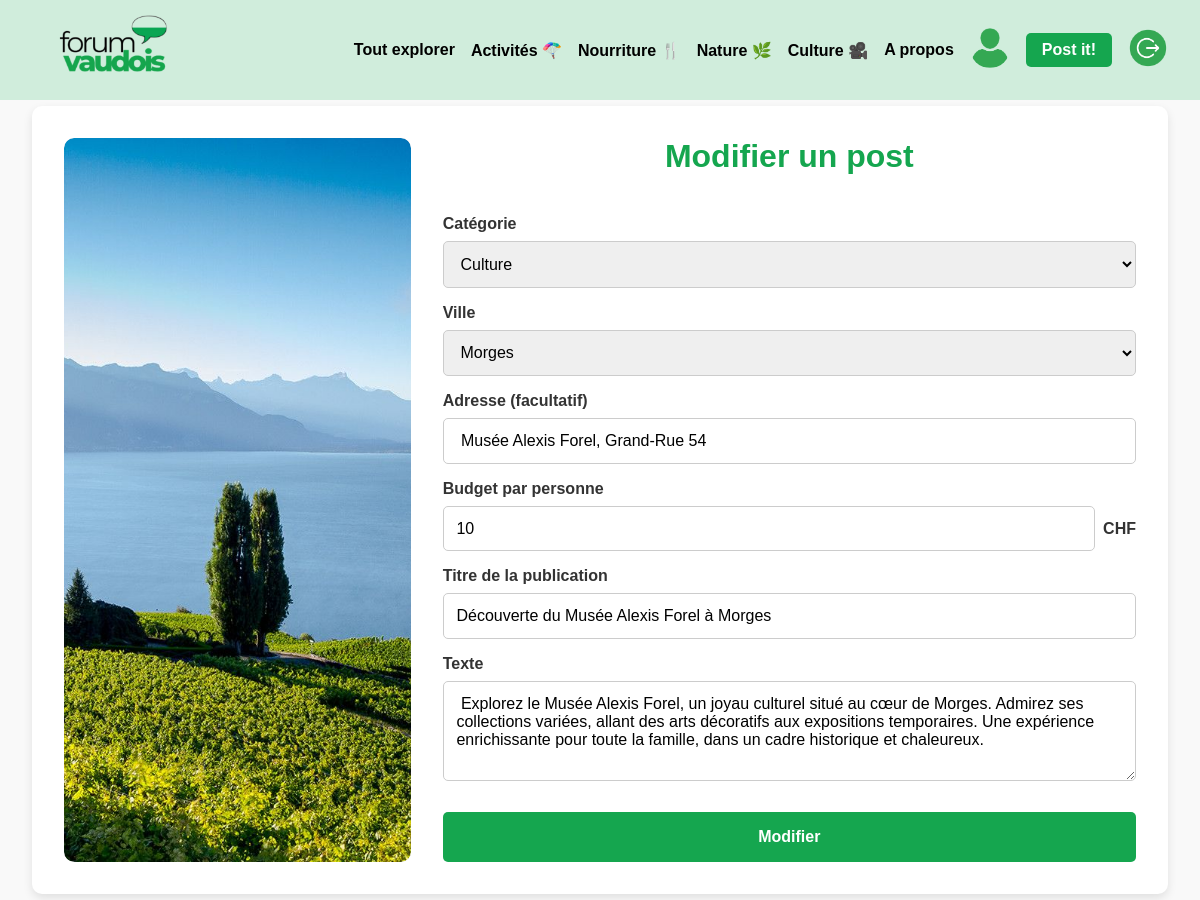
The app's page /pages/updatePost.php?id_post=18 (signed in), older data.
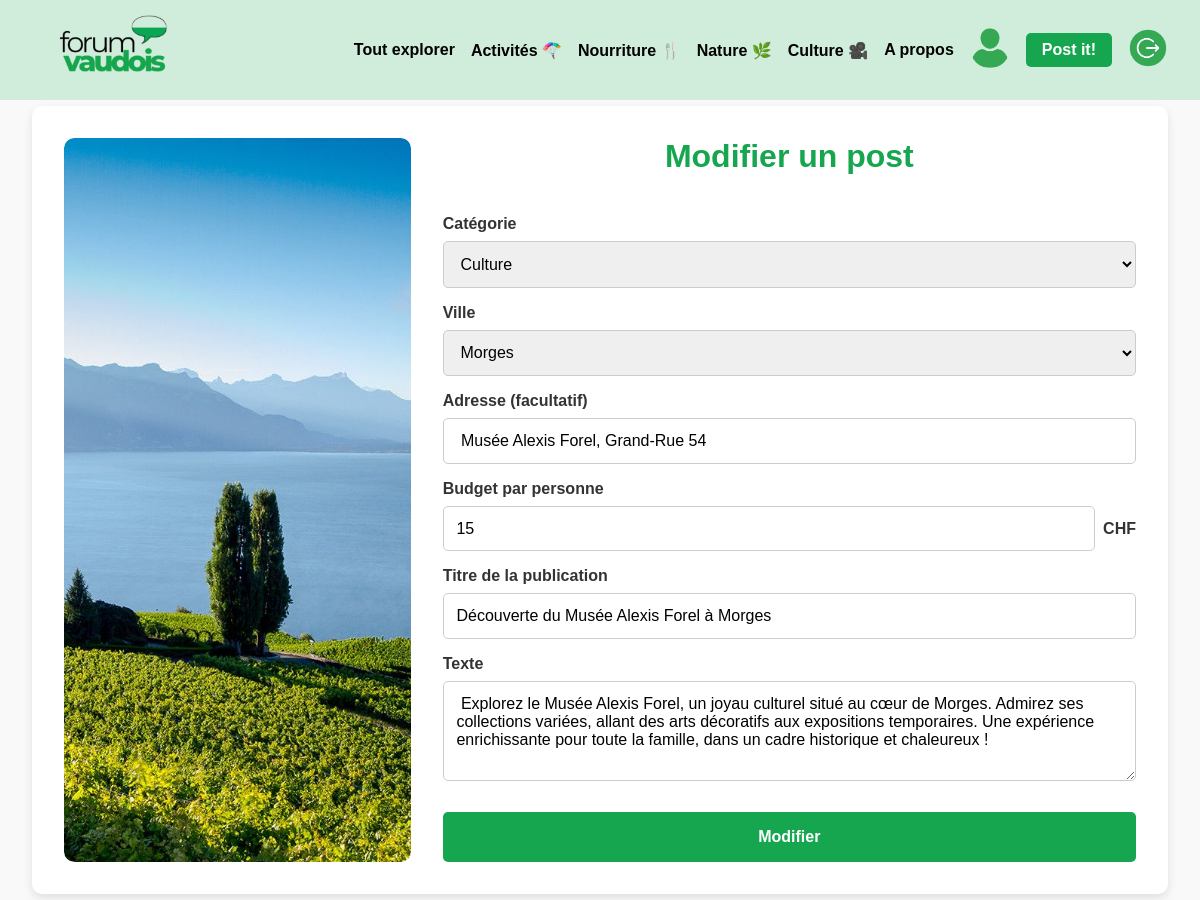
The same page, newer data.
### tables this page shows
CREATE TABLE Post (
    id INTEGER PRIMARY KEY AUTOINCREMENT,
    id_user INTEGER NOT NULL,
    id_city INTEGER NOT NULL,
    id_category INTEGER NOT NULL,
    title TEXT NOT NULL,
    text TEXT NOT NULL,
    budget REAL,
    address TEXT,
    created_at DATETIME DEFAULT CURRENT_TIMESTAMP,
    last_update DATETIME DEFAULT CURRENT_TIMESTAMP,
    FOREIGN KEY (id_user) REFERENCES User(id) ON DELETE CASCADE,
    FOREIGN KEY (id_city) REFERENCES City(id),
    FOREIGN KEY (id_category) REFERENCES Category(id)
);

### src/CRUDManager/DbManagerCRUD.php (called while the page is built, shortened)
<?php
class DbManagerCRUD implements I_ApiCRUD
{
    private $db;
    public function __construct()
    {
        $config = parse_ini_file(__DIR__ . '/../../config/db.ini');
        $basePath = dirname(__DIR__, 2);
        $dsn = str_replace('%BASE_PATH%', $basePath, $config['dsn']);
        $username = $config['username'];
        $password = $config['password'];
        $this->db = new \PDO($dsn, $username, $password);
    }
    public function getPostById(int $id): ?Post
    {
        $sql = "SELECT * FROM Post WHERE id = :id";
        $stmt = $this->db->prepare($sql);
        $stmt->bindParam('id', $id, \PDO::PARAM_INT);
        $stmt->execute();
        $postData = $stmt->fetchAll(\PDO::FETCH_ASSOC);
        $post = null;
        if ($postData) {
            $post = new Post(
                $postData[0]['title'],
                $postData[0]['text'],
                $postData[0]['budget'],
                $postData[0]['id_user'],
                $postData[0]['id_city'],
                $postData[0]['id_category'],
                new DateTime($postData[0]['created_at']),
                new DateTime($postData[0]['last_update']),
                $postData[0]['id'],
                $postData[0]['address']
            );
        }
        return $post;
    }
}

### src/Entity/Post.php (called while the page is built, shortened)
<?php
class Post
{
    private string $title;
    private string $text;
    private int $budget;
    private string $address;
    private int $city;
    private int $category;
    public function setTitle(string $title): void
    {
        $this->title = $title;
    }
    public function getTitle(): string
    {
        return $this->title;
    }
    public function setText(string $text): void
    {
        $this->text = $text;
    }
    public function getText(): string
    {
        return $this->text;
    }
    public function setBudget(int $budget)
    {
        $this->budget = $budget;
    }
    public function getBudget(): int
    {
        return $this->budget;
    }
    public function setAddress(string $address)
    {
        $this->address = $address;
    }
    public function getAddress(): string
    {
        return ($this->address != "") ? $this->address : "Aucune adresse donnée";
    }
    public function setCity(int $city): void
    {
        $this->city = $city;
    }
    public function getCity(): int
    {
        return $this->city;
    }
    public function setCategory(int $category): void
    {
        $this->category = $category;
    }
    public function getCategory(): int
    {
        return $this->category;
    }
}

### pages/updatePost.php (the view, shortened to what the changed rows need)
<?php
$dbManager = new DbManagerCRUD();
$idPost = (int)$_GET['id_post'];
try {
    $post = $dbManager->getPostById($idPost);
} catch (Exception $e) {
    echo "Erreur lors de la récupération ou la mise à jour du post : " . $e->getMessage();
    exit;
}
?>
<!DOCTYPE html>
<html lang="en">
<head>
    <link rel="stylesheet" href="../assets/css/style.css?v=<?= time(); ?>">
</head>
<body>
    <?php include '../components/header.php' ?>
    <main class="main-content-createPost">
        <div class="create-post-container">
            <form class="create-post-form" action="updatePost.php?id_post=<?= $idPost ?>" method="POST">
                <h2 class="form-title">Modifier un post</h2>
                <div class="form-group">
                    <label for="category">Catégorie</label>
                    <select name="category" id="category" required>
                        <option value="4" <?= $post->getCategory() == 4 ? 'selected' : '' ?>>Culture</option>
                    </select>
                </div>
                <div class="form-group">
                    <label for="city">Ville</label>
                    <select name="city" id="city" required>
                        <option value="6" <?= $post->getCity() == 6 ? 'selected' : '' ?>>Morges</option>
                    </select>
                </div>
                <div class="form-group">
                    <label for="addresse">Adresse (facultatif)</label>
                    <input type="text" id="addresse" name="addresse" placeholder="Adresse (facultatif)"
                        value="<?= htmlspecialchars($post->getAddress(), ENT_QUOTES) ?>">
                </div>
                <div class="form-group">
                    <div class="budget-input">
                        <input type="number" id="budget" name="budget" placeholder="Budget" required
                            value="<?= htmlspecialchars($post->getBudget(), ENT_QUOTES) ?>">
                        <span>CHF</span>
                    </div>
                </div>
                <div class="form-group">
                    <label for="title">Titre de la publication</label>
                    <input type="text" id="title" name="title" placeholder="Titre de la publication" required
                        value="<?= htmlspecialchars($post->getTitle(), ENT_QUOTES) ?>">
                </div>
                <div class="form-group">
                    <label for="post-content">Texte</label>
                    <textarea id="post-content" name="post-content" placeholder="Texte ..."
                        required><?= htmlspecialchars($post->getText(), ENT_QUOTES) ?></textarea>
                </div>
            </form>
        </div>
    </main>
</body>
</html>

Row changes from the older to the newer data that the page shows:
changed post "Culture": budget "10" → "15"; post-content "…un cadre historique et chaleureux." → "…un cadre historique et chaleureux !"
